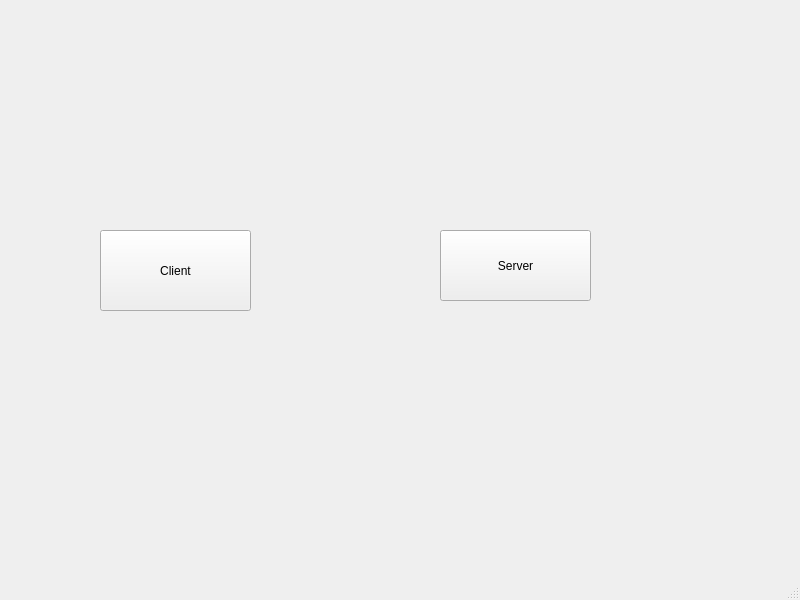
<?xml version="1.0" encoding="UTF-8"?>
<ui version="4.0">
 <class>MainWindow</class>
 <widget class="QMainWindow" name="MainWindow">
  <property name="geometry">
   <rect>
    <x>0</x>
    <y>0</y>
    <width>800</width>
    <height>600</height>
   </rect>
  </property>
  <property name="windowTitle">
   <string>MainWindow</string>
  </property>
  <widget class="QWidget" name="centralwidget">
   <widget class="QPushButton" name="btn_Client">
    <property name="geometry">
     <rect>
      <x>100</x>
      <y>230</y>
      <width>151</width>
      <height>81</height>
     </rect>
    </property>
    <property name="text">
     <string>Client</string>
    </property>
   </widget>
   <widget class="QPushButton" name="btn_Server">
    <property name="geometry">
     <rect>
      <x>440</x>
      <y>230</y>
      <width>151</width>
      <height>71</height>
     </rect>
    </property>
    <property name="text">
     <string>Server</string>
    </property>
   </widget>
  </widget>
  <widget class="QMenuBar" name="menubar">
   <property name="geometry">
    <rect>
     <x>0</x>
     <y>0</y>
     <width>800</width>
     <height>23</height>
    </rect>
   </property>
  </widget>
  <widget class="QStatusBar" name="statusbar"/>
 </widget>
 <resources/>
 <connections/>
</ui>
